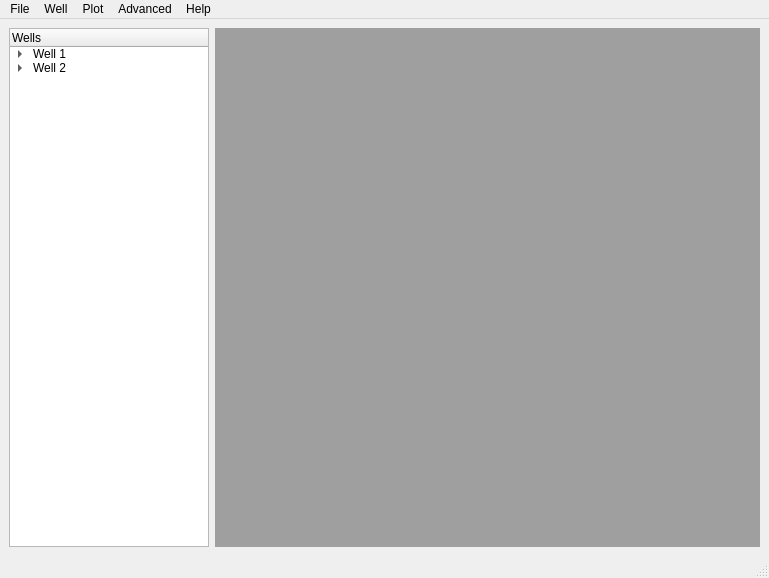
<?xml version="1.0" encoding="UTF-8"?>
<ui version="4.0">
 <class>MainWindow</class>
 <widget class="QMainWindow" name="MainWindow">
  <property name="geometry">
   <rect>
    <x>0</x>
    <y>0</y>
    <width>769</width>
    <height>578</height>
   </rect>
  </property>
  <property name="minimumSize">
   <size>
    <width>100</width>
    <height>400</height>
   </size>
  </property>
  <property name="windowTitle">
   <string>InnoPetrol</string>
  </property>
  <widget class="QWidget" name="centralwidget">
   <layout class="QGridLayout" name="gridLayout_2">
    <item row="0" column="0">
     <widget class="QTreeWidget" name="treeWidget">
      <property name="minimumSize">
       <size>
        <width>150</width>
        <height>0</height>
       </size>
      </property>
      <property name="maximumSize">
       <size>
        <width>200</width>
        <height>16777215</height>
       </size>
      </property>
      <column>
       <property name="text">
        <string>Wells</string>
       </property>
      </column>
      <item>
       <property name="text">
        <string>Well 1</string>
       </property>
       <item>
        <property name="text">
         <string>Lines</string>
        </property>
        <item>
         <property name="text">
          <string>Cali</string>
         </property>
        </item>
       </item>
       <item>
        <property name="text">
         <string>Fills</string>
        </property>
        <item>
         <property name="text">
          <string>CaliOver</string>
         </property>
        </item>
       </item>
      </item>
      <item>
       <property name="text">
        <string>Well 2</string>
       </property>
       <item>
        <property name="text">
         <string>Lines</string>
        </property>
        <item>
         <property name="text">
          <string>LDI</string>
         </property>
        </item>
       </item>
      </item>
     </widget>
    </item>
    <item row="0" column="1">
     <widget class="QMdiArea" name="mdiArea">
      <property name="minimumSize">
       <size>
        <width>475</width>
        <height>0</height>
       </size>
      </property>
      <widget class="QWidget" name="subwindow">
       <property name="minimumSize">
        <size>
         <width>200</width>
         <height>475</height>
        </size>
       </property>
       <property name="windowTitle">
        <string>Subwindow</string>
       </property>
       <layout class="QGridLayout" name="gridLayout">
        <item row="0" column="0">
         <widget class="QSplitter" name="splitter">
          <property name="orientation">
           <enum>Qt::Horizontal</enum>
          </property>
          <widget class="QFrame" name="frame">
           <property name="palette">
            <palette>
             <active>
              <colorrole role="Base">
               <brush brushstyle="SolidPattern">
                <color alpha="255">
                 <red>255</red>
                 <green>255</green>
                 <blue>255</blue>
                </color>
               </brush>
              </colorrole>
              <colorrole role="Window">
               <brush brushstyle="SolidPattern">
                <color alpha="255">
                 <red>255</red>
                 <green>255</green>
                 <blue>255</blue>
                </color>
               </brush>
              </colorrole>
             </active>
             <inactive>
              <colorrole role="Base">
               <brush brushstyle="SolidPattern">
                <color alpha="255">
                 <red>255</red>
                 <green>255</green>
                 <blue>255</blue>
                </color>
               </brush>
              </colorrole>
              <colorrole role="Window">
               <brush brushstyle="SolidPattern">
                <color alpha="255">
                 <red>255</red>
                 <green>255</green>
                 <blue>255</blue>
                </color>
               </brush>
              </colorrole>
             </inactive>
             <disabled>
              <colorrole role="Base">
               <brush brushstyle="SolidPattern">
                <color alpha="255">
                 <red>255</red>
                 <green>255</green>
                 <blue>255</blue>
                </color>
               </brush>
              </colorrole>
              <colorrole role="Window">
               <brush brushstyle="SolidPattern">
                <color alpha="255">
                 <red>255</red>
                 <green>255</green>
                 <blue>255</blue>
                </color>
               </brush>
              </colorrole>
             </disabled>
            </palette>
           </property>
           <property name="autoFillBackground">
            <bool>true</bool>
           </property>
           <property name="frameShape">
            <enum>QFrame::NoFrame</enum>
           </property>
           <property name="frameShadow">
            <enum>QFrame::Raised</enum>
           </property>
          </widget>
          <widget class="QFrame" name="frame_2">
           <property name="palette">
            <palette>
             <active>
              <colorrole role="Base">
               <brush brushstyle="SolidPattern">
                <color alpha="255">
                 <red>255</red>
                 <green>255</green>
                 <blue>255</blue>
                </color>
               </brush>
              </colorrole>
              <colorrole role="Window">
               <brush brushstyle="SolidPattern">
                <color alpha="255">
                 <red>255</red>
                 <green>255</green>
                 <blue>255</blue>
                </color>
               </brush>
              </colorrole>
             </active>
             <inactive>
              <colorrole role="Base">
               <brush brushstyle="SolidPattern">
                <color alpha="255">
                 <red>255</red>
                 <green>255</green>
                 <blue>255</blue>
                </color>
               </brush>
              </colorrole>
              <colorrole role="Window">
               <brush brushstyle="SolidPattern">
                <color alpha="255">
                 <red>255</red>
                 <green>255</green>
                 <blue>255</blue>
                </color>
               </brush>
              </colorrole>
             </inactive>
             <disabled>
              <colorrole role="Base">
               <brush brushstyle="SolidPattern">
                <color alpha="255">
                 <red>255</red>
                 <green>255</green>
                 <blue>255</blue>
                </color>
               </brush>
              </colorrole>
              <colorrole role="Window">
               <brush brushstyle="SolidPattern">
                <color alpha="255">
                 <red>255</red>
                 <green>255</green>
                 <blue>255</blue>
                </color>
               </brush>
              </colorrole>
             </disabled>
            </palette>
           </property>
           <property name="autoFillBackground">
            <bool>true</bool>
           </property>
           <property name="frameShape">
            <enum>QFrame::NoFrame</enum>
           </property>
           <property name="frameShadow">
            <enum>QFrame::Raised</enum>
           </property>
          </widget>
         </widget>
        </item>
       </layout>
      </widget>
     </widget>
    </item>
   </layout>
  </widget>
  <widget class="QMenuBar" name="menubar">
   <property name="geometry">
    <rect>
     <x>0</x>
     <y>0</y>
     <width>769</width>
     <height>21</height>
    </rect>
   </property>
   <widget class="QMenu" name="menuMenu">
    <property name="title">
     <string>File</string>
    </property>
    <addaction name="actionCargar"/>
    <addaction name="actionOpen_Database"/>
    <addaction name="actionOpen_Well"/>
    <addaction name="actionOpen_Template"/>
   </widget>
   <widget class="QMenu" name="menuWell">
    <property name="title">
     <string>Well</string>
    </property>
    <addaction name="actionSelect_Well"/>
    <addaction name="actionManage_Zone_Picks"/>
    <addaction name="actionCustom_Zones"/>
    <addaction name="actionExtract_Petrophysics"/>
   </widget>
   <widget class="QMenu" name="menuPlot">
    <property name="title">
     <string>Plot</string>
    </property>
    <addaction name="actionScatter_Plot"/>
    <addaction name="actionHistogram_Plot"/>
    <addaction name="actionHeat_Map"/>
   </widget>
   <widget class="QMenu" name="menuAdvanced">
    <property name="title">
     <string>Advanced</string>
    </property>
    <widget class="QMenu" name="menuRegression_Models">
     <property name="title">
      <string>Regression Models</string>
     </property>
     <addaction name="actionNeural_Network"/>
     <addaction name="actionMultiple_Linear_Regression"/>
     <addaction name="actionSupport_Vector_Machine_Regression"/>
     <addaction name="actionLasso_Regression"/>
     <addaction name="actionRidge_Regression"/>
    </widget>
    <widget class="QMenu" name="menuClasification_Models">
     <property name="title">
      <string>Clasification Models</string>
     </property>
     <addaction name="actionKnearneighbor"/>
     <addaction name="actionDecision_Tree"/>
     <addaction name="actionRandom_Forest"/>
     <addaction name="actionSupport_Vector_Machine_Classifier"/>
     <addaction name="actionNeural_Network_2"/>
     <addaction name="actionNaive_Bayes"/>
     <addaction name="actionGradient_Boosting_Classifier"/>
    </widget>
    <addaction name="menuClasification_Models"/>
    <addaction name="menuRegression_Models"/>
   </widget>
   <widget class="QMenu" name="menuHelp">
    <property name="title">
     <string>Help</string>
    </property>
   </widget>
   <addaction name="menuMenu"/>
   <addaction name="menuWell"/>
   <addaction name="menuPlot"/>
   <addaction name="menuAdvanced"/>
   <addaction name="menuHelp"/>
  </widget>
  <widget class="QStatusBar" name="statusbar"/>
  <action name="actionCargar">
   <property name="text">
    <string>New Project</string>
   </property>
  </action>
  <action name="actionOpen_Database">
   <property name="text">
    <string>Open Project</string>
   </property>
  </action>
  <action name="actionOpen_Well">
   <property name="text">
    <string>Add Well</string>
   </property>
  </action>
  <action name="actionOpen_Template">
   <property name="text">
    <string>Open Template</string>
   </property>
  </action>
  <action name="actionSelect_Well">
   <property name="text">
    <string>Select Well</string>
   </property>
  </action>
  <action name="actionManage_Zone_Picks">
   <property name="text">
    <string>Manage Zone/Picks</string>
   </property>
  </action>
  <action name="actionCustom_Zones">
   <property name="text">
    <string>Custom Zones</string>
   </property>
  </action>
  <action name="actionExtract_Petrophysics">
   <property name="text">
    <string>Extract Petrophysics</string>
   </property>
  </action>
  <action name="actionScatter_Plot">
   <property name="text">
    <string>Scatter Plot</string>
   </property>
  </action>
  <action name="actionHistogram_Plot">
   <property name="text">
    <string>Histogram Plot</string>
   </property>
  </action>
  <action name="actionHeat_Map">
   <property name="text">
    <string>Heat Map</string>
   </property>
  </action>
  <action name="actionNeural_Network">
   <property name="text">
    <string>Neural Network</string>
   </property>
  </action>
  <action name="actionMultiple_Linear_Regression">
   <property name="text">
    <string>Multiple Linear Regression</string>
   </property>
  </action>
  <action name="actionSupport_Vector_Machine_Regression">
   <property name="text">
    <string>Support Vector Machine Regression</string>
   </property>
  </action>
  <action name="actionLasso_Regression">
   <property name="text">
    <string>Lasso Regression</string>
   </property>
  </action>
  <action name="actionRidge_Regression">
   <property name="text">
    <string>Ridge Regression</string>
   </property>
  </action>
  <action name="actionKnearneighbor">
   <property name="text">
    <string>Knearneighbor</string>
   </property>
  </action>
  <action name="actionDecision_Tree">
   <property name="text">
    <string>Decision Tree</string>
   </property>
  </action>
  <action name="actionRandom_Forest">
   <property name="text">
    <string>Random Forest</string>
   </property>
  </action>
  <action name="actionSupport_Vector_Machine_Classifier">
   <property name="text">
    <string>Support Vector Machine Classifier</string>
   </property>
  </action>
  <action name="actionNeural_Network_2">
   <property name="text">
    <string>Neural Network</string>
   </property>
  </action>
  <action name="actionNaive_Bayes">
   <property name="text">
    <string>Naive Bayes</string>
   </property>
  </action>
  <action name="actionGradient_Boosting_Classifier">
   <property name="text">
    <string>Gradient Boosting Classifier</string>
   </property>
  </action>
 </widget>
 <resources/>
 <connections/>
</ui>
